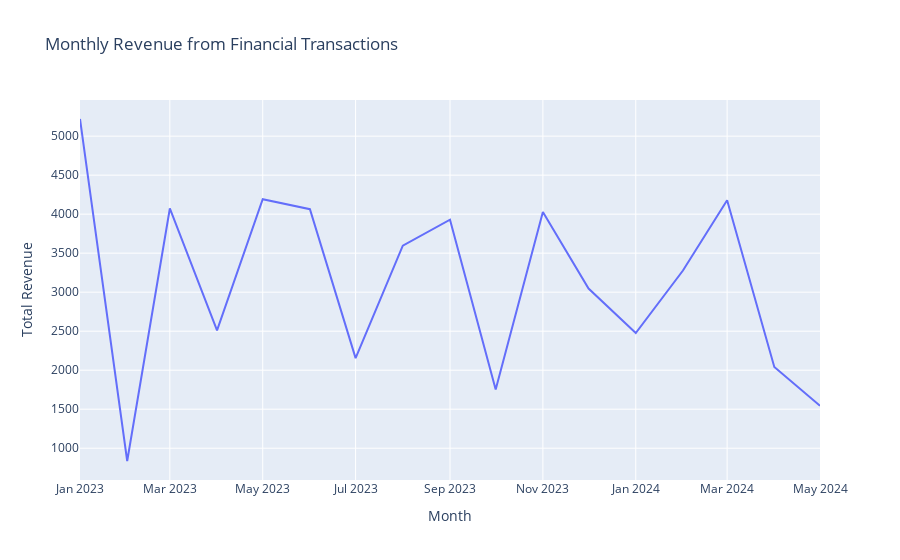

The notebook cell this image was saved under:
### Code cell
import plotly.express as px

# Read data from the fact model
df_fact = pd.read_sql("SELECT * FROM public.stg_fact_financial_transactions", engine)
df_fact['transaction_date'] = pd.to_datetime(df_fact['transaction_date'])

# Group data by month and calculate sum of amounts
df_fact['month'] = df_fact['transaction_date'].dt.to_period('M').astype(str)
monthly_revenue = df_fact.groupby('month', as_index=False)['amount'].sum()

# Create an interactive line chart using Plotly
fig = px.line(monthly_revenue, x='month', y='amount',
              title='Monthly Revenue from Financial Transactions',
              labels={'amount': 'Total Revenue', 'month': 'Month'})
fig.show()

### Figure 1 — Plotly figure (JSON) as saved in the notebook; plotly's stock layout.template omitted (floating-point values rounded to 4 significant figures)
{"data": [{"hovertemplate": "Month=%{x}<br>Total Revenue=%{y}<extra></extra>", "legendgroup": "", "line": {"color": "#636efa", "dash": "solid"}, "marker": {"symbol": "circle"}, "mode": "lines", "name": "", "orientation": "v", "showlegend": false, "type": "scatter", "x": ["2023-01", "2023-02", "2023-03", "2023-04", "2023-05", "2023-06", "2023-07", "2023-08", "2023-09", "2023-10", "2023-11", "2023-12", "2024-01", "2024-02", "2024-03", "2024-04", "2024-05"], "xaxis": "x", "y": [5220.0, 836.1, 4073.0, 2510.0, 4191.0, 4063.0, 2155.0, 3597.0, 3929.0, 1752.0, 4029.0, 3046.0, 2476.0, 3277.0, 4179.0, 2041.0, 1543.0], "yaxis": "y"}], "layout": {"legend": {"tracegroupgap": 0}, "title": {"text": "Monthly Revenue from Financial Transactions"}, "xaxis": {"anchor": "y", "domain": [0, 1], "title": {"text": "Month"}}, "yaxis": {"anchor": "x", "domain": [0, 1], "title": {"text": "Total Revenue"}}}}
